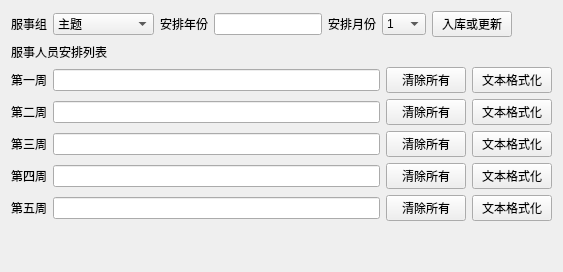
               <widget class="QWidget" name="tab_3">
                <attribute name="title">
                 <string>服事安排</string>
                </attribute>
                <layout class="QVBoxLayout" name="verticalLayout_2">
                 <item>
                  <layout class="QHBoxLayout" name="horizontalLayout_7">
                   <item>
                    <widget class="QLabel" name="label_25">
                     <property name="text">
                      <string>服事组</string>
                     </property>
                    </widget>
                   </item>
                   <item>
                    <widget class="QComboBox" name="comboBox_group">
                     <item>
                      <property name="text">
                       <string>主题</string>
                      </property>
                     </item>
                     <item>
                      <property name="text">
                       <string>证道</string>
                      </property>
                     </item>
                     <item>
                      <property name="text">
                       <string>司会</string>
                      </property>
                     </item>
                     <item>
                      <property name="text">
                       <string>司琴</string>
                      </property>
                     </item>
                     <item>
                      <property name="text">
                       <string>领唱</string>
                      </property>
                     </item>
                     <item>
                      <property name="text">
                       <string>主执</string>
                      </property>
                     </item>
                     <item>
                      <property name="text">
                       <string>少年班</string>
                      </property>
                     </item>
                     <item>
                      <property name="text">
                       <string>少儿班</string>
                      </property>
                     </item>
                     <item>
                      <property name="text">
                       <string>幼儿班</string>
                      </property>
                     </item>
                     <item>
                      <property name="text">
                       <string>PPT制作播放</string>
                      </property>
                     </item>
                     <item>
                      <property name="text">
                       <string>音响</string>
                      </property>
                     </item>
                     <item>
                      <property name="text">
                       <string>接待收拾</string>
                      </property>
                     </item>
                     <item>
                      <property name="text">
                       <string>餐前准备</string>
                      </property>
                     </item>
                     <item>
                      <property name="text">
                       <string>主厨</string>
                      </property>
                     </item>
                     <item>
                      <property name="text">
                       <string>餐后洗碗</string>
                      </property>
                     </item>
                     <item>
                      <property name="text">
                       <string>管堂组</string>
                      </property>
                     </item>
                    </widget>
                   </item>
                   <item>
                    <widget class="QLabel" name="label_136">
                     <property name="text">
                      <string>安排年份</string>
                     </property>
                    </widget>
                   </item>
                   <item>
                    <widget class="QLineEdit" name="lineEdit_year_task">
                     <property name="sizePolicy">
                      <sizepolicy hsizetype="Minimum" vsizetype="Fixed">
                       <horstretch>0</horstretch>
                       <verstretch>0</verstretch>
                      </sizepolicy>
                     </property>
                    </widget>
                   </item>
                   <item>
                    <widget class="QLabel" name="label_30">
                     <property name="text">
                      <string>安排月份</string>
                     </property>
                    </widget>
                   </item>
                   <item>
                    <widget class="QComboBox" name="comboBox_month">
                     <item>
                      <property name="text">
                       <string>1</string>
                      </property>
                     </item>
                     <item>
                      <property name="text">
                       <string>2</string>
                      </property>
                     </item>
                     <item>
                      <property name="text">
                       <string>3</string>
                      </property>
                     </item>
                     <item>
                      <property name="text">
                       <string>4</string>
                      </property>
                     </item>
                     <item>
                      <property name="text">
                       <string>5</string>
                      </property>
                     </item>
                     <item>
                      <property name="text">
                       <string>6</string>
                      </property>
                     </item>
                     <item>
                      <property name="text">
                       <string>7</string>
                      </property>
                     </item>
                     <item>
                      <property name="text">
                       <string>8</string>
                      </property>
                     </item>
                     <item>
                      <property name="text">
                       <string>9</string>
                      </property>
                     </item>
                     <item>
                      <property name="text">
                       <string>10</string>
                      </property>
                     </item>
                     <item>
                      <property name="text">
                       <string>11</string>
                      </property>
                     </item>
                     <item>
                      <property name="text">
                       <string>12</string>
                      </property>
                     </item>
                    </widget>
                   </item>
                   <item>
                    <widget class="QPushButton" name="pushButton_add_task_record">
                     <property name="text">
                      <string>入库或更新</string>
                     </property>
                    </widget>
                   </item>
                   <item>
                    <spacer name="horizontalSpacer">
                     <property name="orientation">
                      <enum>Qt::Horizontal</enum>
                     </property>
                     <property name="sizeHint" stdset="0">
                      <size>
                       <width>40</width>
                       <height>20</height>
                      </size>
                     </property>
                    </spacer>
                   </item>
                  </layout>
                 </item>
                 <item>
                  <widget class="QLabel" name="label_38">
                   <property name="text">
                    <string>服事人员安排列表</string>
                   </property>
                  </widget>
                 </item>
                 <item>
                  <layout class="QGridLayout" name="gridLayout_9">
                   <item row="3" column="2">
                    <widget class="QPushButton" name="pushButton_rm_4th_week">
                     <property name="text">
                      <string>清除所有</string>
                     </property>
                    </widget>
                   </item>
                   <item row="1" column="0">
                    <widget class="QLabel" name="label_34">
                     <property name="text">
                      <string>第二周</string>
                     </property>
                    </widget>
                   </item>
                   <item row="3" column="1">
                    <widget class="QLineEdit" name="lineEdit_4th_week_note"/>
                   </item>
                   <item row="4" column="0">
                    <widget class="QLabel" name="label_37">
                     <property name="text">
                      <string>第五周</string>
                     </property>
                    </widget>
                   </item>
                   <item row="4" column="1">
                    <widget class="QLineEdit" name="lineEdit_5th_week_note"/>
                   </item>
                   <item row="0" column="1">
                    <widget class="QLineEdit" name="lineEdit_1st_week_note"/>
                   </item>
                   <item row="3" column="0">
                    <widget class="QLabel" name="label_36">
                     <property name="text">
                      <string>第四周</string>
                     </property>
                    </widget>
                   </item>
                   <item row="1" column="1">
                    <widget class="QLineEdit" name="lineEdit_2nd_week_note"/>
                   </item>
                   <item row="2" column="0">
                    <widget class="QLabel" name="label_35">
                     <property name="text">
                      <string>第三周</string>
                     </property>
                    </widget>
                   </item>
                   <item row="2" column="1">
                    <widget class="QLineEdit" name="lineEdit_3rd_week_note"/>
                   </item>
                   <item row="0" column="0">
                    <widget class="QLabel" name="label_33">
                     <property name="text">
                      <string>第一周</string>
                     </property>
                    </widget>
                   </item>
                   <item row="2" column="2">
                    <widget class="QPushButton" name="pushButton_rm_3rd_week">
                     <property name="text">
                      <string>清除所有</string>
                     </property>
                    </widget>
                   </item>
                   <item row="1" column="2">
                    <widget class="QPushButton" name="pushButton_rm_2nd_week">
                     <property name="text">
                      <string>清除所有</string>
                     </property>
                    </widget>
                   </item>
                   <item row="4" column="2">
                    <widget class="QPushButton" name="pushButton_rm_5th_week">
                     <property name="text">
                      <string>清除所有</string>
                     </property>
                    </widget>
                   </item>
                   <item row="0" column="2">
                    <widget class="QPushButton" name="pushButton_rm_1st_week">
                     <property name="text">
                      <string>清除所有</string>
                     </property>
                    </widget>
                   </item>
                   <item row="0" column="3">
                    <widget class="QPushButton" name="pushButton_format_1st_week">
                     <property name="text">
                      <string>文本格式化</string>
                     </property>
                    </widget>
                   </item>
                   <item row="1" column="3">
                    <widget class="QPushButton" name="pushButton_format_2nd_week">
                     <property name="text">
                      <string>文本格式化</string>
                     </property>
                    </widget>
                   </item>
                   <item row="2" column="3">
                    <widget class="QPushButton" name="pushButton_format_3rd_week">
                     <property name="text">
                      <string>文本格式化</string>
                     </property>
                    </widget>
                   </item>
                   <item row="3" column="3">
                    <widget class="QPushButton" name="pushButton_format_4th_week">
                     <property name="text">
                      <string>文本格式化</string>
                     </property>
                    </widget>
                   </item>
                   <item row="4" column="3">
                    <widget class="QPushButton" name="pushButton_format_5th_week">
                     <property name="text">
                      <string>文本格式化</string>
                     </property>
                    </widget>
                   </item>
                  </layout>
                 </item>
                 <item>
                  <layout class="QGridLayout" name="gridLayout_names"/>
                 </item>
                 <item>
                  <spacer name="verticalSpacer_16">
                   <property name="orientation">
                    <enum>Qt::Vertical</enum>
                   </property>
                   <property name="sizeHint" stdset="0">
                    <size>
                     <width>20</width>
                     <height>40</height>
                    </size>
                   </property>
                  </spacer>
                 </item>
                </layout>
               </widget>
